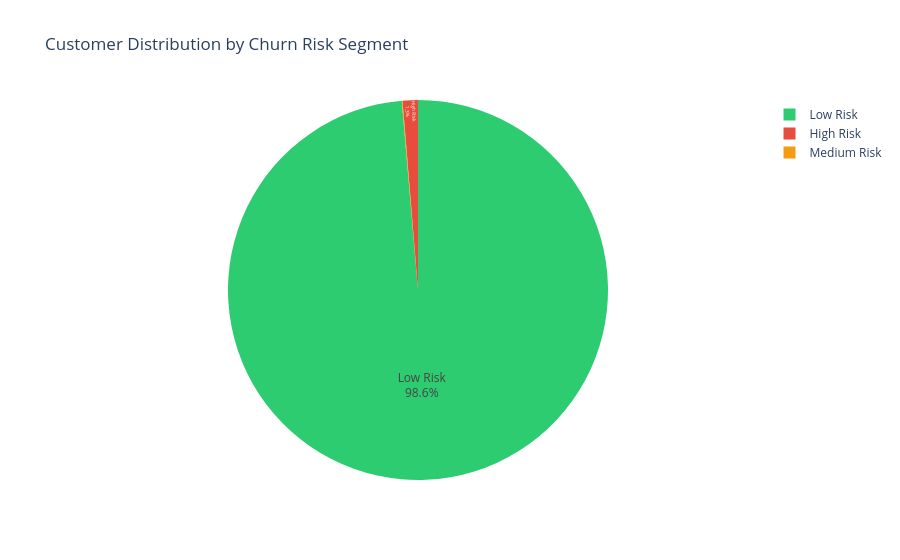

Notebook code cell kept with this figure:
### Code cell
# Churn risk segmentation
df['churn_prob'] = best_model.predict_proba(
    df[MODEL_FEATURES].fillna(0).values
)[:, 1]

df['risk_segment'] = pd.cut(
    df['churn_prob'],
    bins=[0, 0.33, 0.66, 1.01],
    labels=['Low Risk', 'Medium Risk', 'High Risk']
)

segment_summary = (
    df.groupby('risk_segment', observed=True)
      .agg(
          Customers=('customer_id', 'count'),
          Avg_Spend=('total_spend_ghs', 'mean'),
          Avg_Engagement=('engagement_score', 'mean')
      )
      .reset_index()
)

print("Churn Risk Segmentation:")
print(segment_summary.to_string(index=False))

fig = px.pie(segment_summary, names='risk_segment', values='Customers',
             title='Customer Distribution by Churn Risk Segment',
             color='risk_segment',
             color_discrete_map={
                 'Low Risk': '#2ecc71',
                 'Medium Risk': '#f39c12',
                 'High Risk': '#e74c3c'
             })
fig.update_traces(textposition='inside', textinfo='percent+label')
fig.show()

### Figure 1 — Plotly figure (JSON) as saved in the notebook; plotly's stock layout.template omitted (floating-point values rounded to 4 significant figures)
{"data": [{"customdata": [["Low Risk"], ["Medium Risk"], ["High Risk"]], "domain": {"x": [0, 1], "y": [0, 1]}, "hovertemplate": "risk_segment=%{customdata[0]}<br>Customers=%{value}<extra></extra>", "labels": ["Low Risk", "Medium Risk", "High Risk"], "legendgroup": "", "marker": {"colors": ["#2ecc71", "#f39c12", "#e74c3c"]}, "name": "", "showlegend": true, "textinfo": "percent+label", "textposition": "inside", "type": "pie", "values": [9864, 6, 130]}], "layout": {"legend": {"tracegroupgap": 0}, "title": {"text": "Customer Distribution by Churn Risk Segment"}}}
